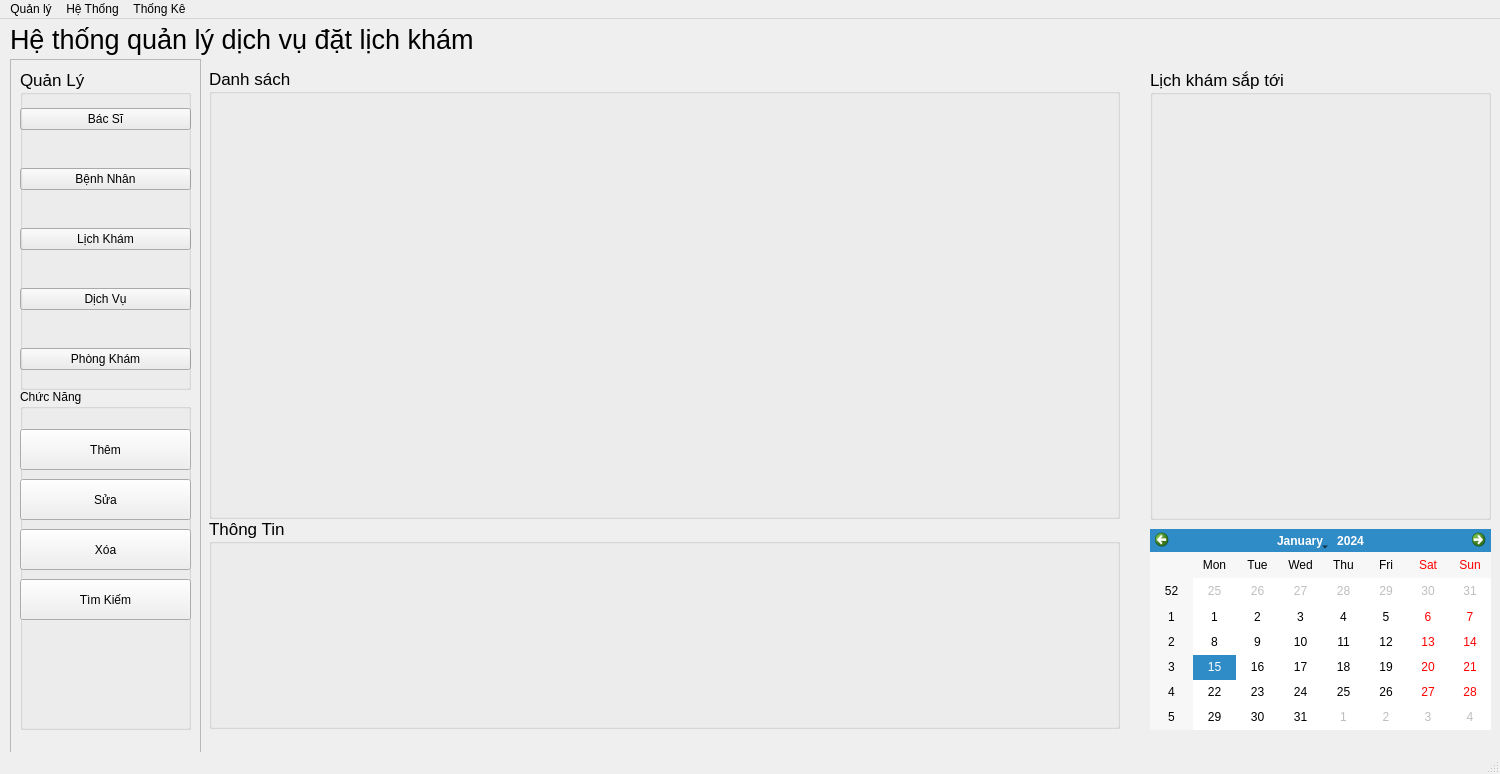
<?xml version="1.0" encoding="UTF-8"?>
<ui version="4.0">
 <class>MainWindow</class>
 <widget class="QMainWindow" name="MainWindow">
  <property name="geometry">
   <rect>
    <x>0</x>
    <y>0</y>
    <width>1500</width>
    <height>774</height>
   </rect>
  </property>
  <property name="windowTitle">
   <string>MainWindow</string>
  </property>
  <widget class="QWidget" name="centralwidget">
   <widget class="QLabel" name="label">
    <property name="geometry">
     <rect>
      <x>10</x>
      <y>0</y>
      <width>591</width>
      <height>41</height>
     </rect>
    </property>
    <property name="font">
     <font>
      <pointsize>20</pointsize>
     </font>
    </property>
    <property name="text">
     <string>Hệ thống quản lý dịch vụ đặt lịch khám</string>
    </property>
   </widget>
   <widget class="QFrame" name="frame">
    <property name="geometry">
     <rect>
      <x>10</x>
      <y>40</y>
      <width>191</width>
      <height>731</height>
     </rect>
    </property>
    <property name="frameShape">
     <enum>QFrame::StyledPanel</enum>
    </property>
    <property name="frameShadow">
     <enum>QFrame::Raised</enum>
    </property>
    <widget class="QWidget" name="verticalLayoutWidget">
     <property name="geometry">
      <rect>
       <x>10</x>
       <y>40</y>
       <width>171</width>
       <height>41</height>
      </rect>
     </property>
     <layout class="QVBoxLayout" name="verticalLayout">
      <item>
       <widget class="QPushButton" name="btnBacSi">
        <property name="text">
         <string>Bác Sĩ</string>
        </property>
       </widget>
      </item>
     </layout>
    </widget>
    <widget class="QWidget" name="verticalLayoutWidget_2">
     <property name="geometry">
      <rect>
       <x>10</x>
       <y>100</y>
       <width>171</width>
       <height>41</height>
      </rect>
     </property>
     <layout class="QVBoxLayout" name="verticalLayout_2">
      <item>
       <widget class="QPushButton" name="btnBenhNhan">
        <property name="text">
         <string>Bệnh Nhân</string>
        </property>
       </widget>
      </item>
     </layout>
    </widget>
    <widget class="QWidget" name="verticalLayoutWidget_3">
     <property name="geometry">
      <rect>
       <x>10</x>
       <y>160</y>
       <width>171</width>
       <height>41</height>
      </rect>
     </property>
     <layout class="QVBoxLayout" name="verticalLayout_3">
      <item>
       <widget class="QPushButton" name="btnLichKham">
        <property name="text">
         <string>Lịch Khám</string>
        </property>
       </widget>
      </item>
     </layout>
    </widget>
    <widget class="QWidget" name="verticalLayoutWidget_4">
     <property name="geometry">
      <rect>
       <x>10</x>
       <y>220</y>
       <width>171</width>
       <height>41</height>
      </rect>
     </property>
     <layout class="QVBoxLayout" name="verticalLayout_4">
      <item>
       <widget class="QPushButton" name="btnDichVu">
        <property name="text">
         <string>Dịch Vụ</string>
        </property>
       </widget>
      </item>
     </layout>
    </widget>
    <widget class="QWidget" name="verticalLayoutWidget_5">
     <property name="geometry">
      <rect>
       <x>10</x>
       <y>280</y>
       <width>171</width>
       <height>41</height>
      </rect>
     </property>
     <layout class="QVBoxLayout" name="verticalLayout_5">
      <item>
       <widget class="QPushButton" name="btnPhongKham">
        <property name="text">
         <string>Phòng Khám</string>
        </property>
       </widget>
      </item>
     </layout>
    </widget>
    <widget class="QGroupBox" name="groupBox_4">
     <property name="geometry">
      <rect>
       <x>10</x>
       <y>10</y>
       <width>171</width>
       <height>321</height>
      </rect>
     </property>
     <property name="font">
      <font>
       <pointsize>13</pointsize>
      </font>
     </property>
     <property name="title">
      <string>Quản Lý</string>
     </property>
    </widget>
    <widget class="QGroupBox" name="groupBox_5">
     <property name="geometry">
      <rect>
       <x>10</x>
       <y>330</y>
       <width>171</width>
       <height>341</height>
      </rect>
     </property>
     <property name="title">
      <string>Chức Năng</string>
     </property>
     <widget class="QPushButton" name="btnThem">
      <property name="geometry">
       <rect>
        <x>0</x>
        <y>40</y>
        <width>171</width>
        <height>41</height>
       </rect>
      </property>
      <property name="text">
       <string>Thêm</string>
      </property>
     </widget>
     <widget class="QPushButton" name="btnSua">
      <property name="geometry">
       <rect>
        <x>0</x>
        <y>90</y>
        <width>171</width>
        <height>41</height>
       </rect>
      </property>
      <property name="text">
       <string>Sửa</string>
      </property>
     </widget>
     <widget class="QPushButton" name="btnXoa">
      <property name="geometry">
       <rect>
        <x>0</x>
        <y>140</y>
        <width>171</width>
        <height>41</height>
       </rect>
      </property>
      <property name="text">
       <string>Xóa</string>
      </property>
     </widget>
     <widget class="QPushButton" name="btnTimKiem">
      <property name="geometry">
       <rect>
        <x>0</x>
        <y>190</y>
        <width>171</width>
        <height>41</height>
       </rect>
      </property>
      <property name="text">
       <string>Tìm Kiếm</string>
      </property>
     </widget>
    </widget>
   </widget>
   <widget class="QStackedWidget" name="stackedWidget">
    <property name="geometry">
     <rect>
      <x>199</x>
      <y>49</y>
      <width>931</width>
      <height>721</height>
     </rect>
    </property>
    <widget class="QWidget" name="page">
     <widget class="QGroupBox" name="groupBox_2">
      <property name="geometry">
       <rect>
        <x>10</x>
        <y>0</y>
        <width>911</width>
        <height>451</height>
       </rect>
      </property>
      <property name="font">
       <font>
        <pointsize>13</pointsize>
        <italic>false</italic>
       </font>
      </property>
      <property name="autoFillBackground">
       <bool>false</bool>
      </property>
      <property name="title">
       <string>Danh sách</string>
      </property>
     </widget>
     <widget class="QGroupBox" name="groupBox_3">
      <property name="geometry">
       <rect>
        <x>10</x>
        <y>450</y>
        <width>911</width>
        <height>211</height>
       </rect>
      </property>
      <property name="font">
       <font>
        <pointsize>13</pointsize>
       </font>
      </property>
      <property name="title">
       <string>Thông Tin</string>
      </property>
     </widget>
    </widget>
    <widget class="QWidget" name="page_2"/>
   </widget>
   <widget class="QGroupBox" name="groupBox">
    <property name="geometry">
     <rect>
      <x>1150</x>
      <y>50</y>
      <width>341</width>
      <height>451</height>
     </rect>
    </property>
    <property name="font">
     <font>
      <pointsize>13</pointsize>
     </font>
    </property>
    <property name="title">
     <string>Lịch khám sắp tới </string>
    </property>
   </widget>
   <widget class="QCalendarWidget" name="calendarWidget">
    <property name="geometry">
     <rect>
      <x>1150</x>
      <y>510</y>
      <width>341</width>
      <height>201</height>
     </rect>
    </property>
   </widget>
  </widget>
  <widget class="QMenuBar" name="menubar">
   <property name="geometry">
    <rect>
     <x>0</x>
     <y>0</y>
     <width>1500</width>
     <height>26</height>
    </rect>
   </property>
   <widget class="QMenu" name="menuQu_n_l">
    <property name="title">
     <string>Quản lý</string>
    </property>
    <addaction name="actionB_c_S"/>
    <addaction name="actionPh_ng_Kh_m"/>
    <addaction name="actionH_s_B_nh_nh_n"/>
    <addaction name="actionD_ch_v"/>
    <addaction name="actionL_ch_Kh_m"/>
   </widget>
   <widget class="QMenu" name="menuH_Th_ng">
    <property name="title">
     <string>Hệ Thống</string>
    </property>
    <addaction name="actionProfile"/>
    <addaction name="action_ng_xu_t"/>
   </widget>
   <widget class="QMenu" name="menuTh_ng_K">
    <property name="title">
     <string>Thống Kê</string>
    </property>
    <addaction name="actionTh_ng_k_theo_th_ng"/>
    <addaction name="actionTh_ng_k_l_t_kh_m"/>
    <addaction name="actionTh_ng_k"/>
   </widget>
   <addaction name="menuQu_n_l"/>
   <addaction name="menuH_Th_ng"/>
   <addaction name="menuTh_ng_K"/>
  </widget>
  <widget class="QStatusBar" name="statusbar"/>
  <action name="actionB_c_S">
   <property name="text">
    <string>Bác Sĩ</string>
   </property>
  </action>
  <action name="actionPh_ng_Kh_m">
   <property name="text">
    <string>Phòng Khám</string>
   </property>
  </action>
  <action name="actionH_s_B_nh_nh_n">
   <property name="text">
    <string>Hồ sơ Bệnh nhân</string>
   </property>
  </action>
  <action name="actionProfile">
   <property name="text">
    <string>Profile</string>
   </property>
  </action>
  <action name="action_ng_xu_t">
   <property name="text">
    <string>Đăng xuất</string>
   </property>
  </action>
  <action name="actionTh_ng_k_theo_th_ng">
   <property name="text">
    <string>Thống kê theo tháng</string>
   </property>
  </action>
  <action name="actionTh_ng_k_l_t_kh_m">
   <property name="text">
    <string>Thống kê lượt khám</string>
   </property>
  </action>
  <action name="actionTh_ng_k">
   <property name="text">
    <string>Thống kê </string>
   </property>
  </action>
  <action name="actionD_ch_v">
   <property name="text">
    <string>Dịch vụ</string>
   </property>
  </action>
  <action name="actionL_ch_Kh_m">
   <property name="text">
    <string>Lịch Khám</string>
   </property>
  </action>
 </widget>
 <resources/>
 <connections/>
</ui>
